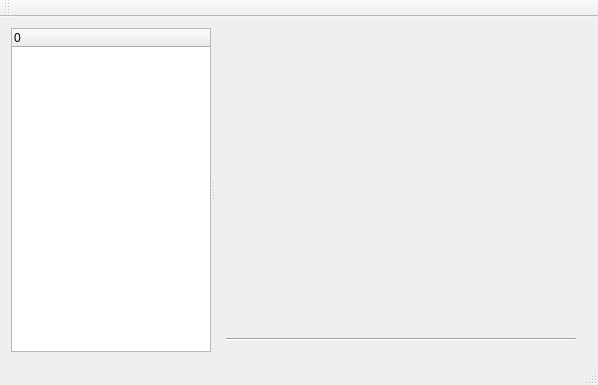
<?xml version="1.0" encoding="UTF-8"?>
<ui version="4.0">
 <class>MainWindow</class>
 <widget class="QMainWindow" name="MainWindow">
  <property name="geometry">
   <rect>
    <x>0</x>
    <y>0</y>
    <width>598</width>
    <height>385</height>
   </rect>
  </property>
  <property name="windowTitle">
   <string>MainWindow</string>
  </property>
  <widget class="QWidget" name="centralWidget">
   <layout class="QGridLayout" name="gridLayout">
    <item row="0" column="0">
     <widget class="QSplitter" name="splitter">
      <property name="orientation">
       <enum>Qt::Horizontal</enum>
      </property>
      <widget class="QTreeWidget" name="pageTree">
       <property name="sizePolicy">
        <sizepolicy hsizetype="Expanding" vsizetype="Expanding">
         <horstretch>0</horstretch>
         <verstretch>0</verstretch>
        </sizepolicy>
       </property>
       <property name="columnCount">
        <number>1</number>
       </property>
       <column>
        <property name="text">
         <string>0</string>
        </property>
       </column>
      </widget>
      <widget class="QWidget" name="layoutWidget">
       <layout class="QVBoxLayout">
        <item>
         <widget class="QStackedWidget" name="stackedPages">
          <property name="minimumSize">
           <size>
            <width>350</width>
            <height>250</height>
           </size>
          </property>
         </widget>
        </item>
        <item>
         <widget class="Line" name="line">
          <property name="orientation">
           <enum>Qt::Horizontal</enum>
          </property>
         </widget>
        </item>
       </layout>
      </widget>
     </widget>
    </item>
   </layout>
  </widget>
  <widget class="QMenuBar" name="menuBar">
   <property name="geometry">
    <rect>
     <x>0</x>
     <y>0</y>
     <width>598</width>
     <height>22</height>
    </rect>
   </property>
  </widget>
  <widget class="QToolBar" name="mainToolBar">
   <attribute name="toolBarArea">
    <enum>TopToolBarArea</enum>
   </attribute>
   <attribute name="toolBarBreak">
    <bool>false</bool>
   </attribute>
  </widget>
  <widget class="QStatusBar" name="statusBar"/>
 </widget>
 <layoutdefault spacing="6" margin="11"/>
 <resources/>
 <connections/>
</ui>
